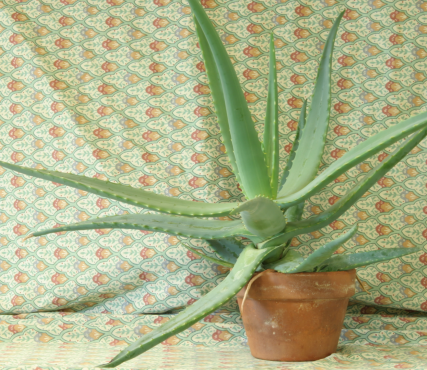
%> input picture Middlebury/Aloe/view1.png, 427 x 370 px
$ octave load_data.m   (GNU Octave 9; MATLAB toolbox functions it lacks are replaced by stand-ins)
%> lines starting %> are read from the running program, lines starting %| are printed output that depends on the picture
% Load image
path = 'Middlebury/Bowling1/';
im = double(imread([path 'view1.png']));
im = im./255;
im2 = double(imread([path 'view5.png']));
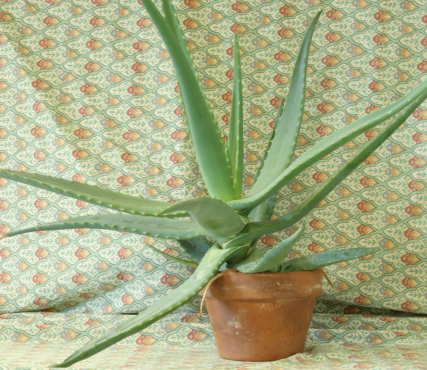
%> input picture Middlebury/Aloe/view5.png, 427 x 370 px
im2 = im2./255;
dmap = double(imread([path 'disp1.png']));
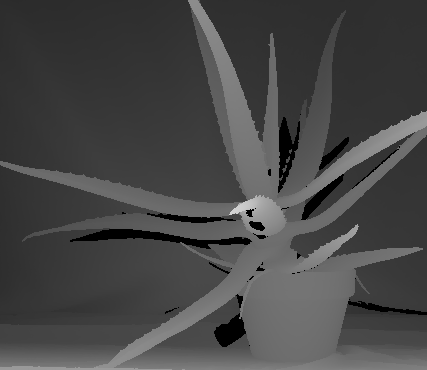
%> input picture Middlebury/Aloe/disp1.png, 427 x 370 px
%> dmap: size 370x427 double; min 0, max 211, mean 70.3; mean of the top-left, top-right, bottom-left and bottom-right quarters 55.9, 66.1, 71.5, 87.5
dmap = dmap./255;
dmap2 = double(imread([path 'disp5.png']));
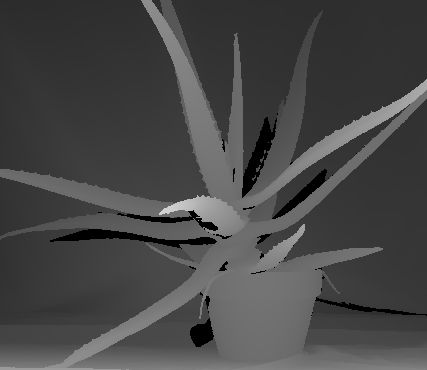
%> input picture Middlebury/Aloe/disp5.png, 427 x 370 px
%> dmap2: size 370x427 double; min 0, max 211, mean 70.6; mean of the top-left, top-right, bottom-left and bottom-right quarters 61, 61.8, 75.9, 83.8
dmap2 = dmap2./255;
